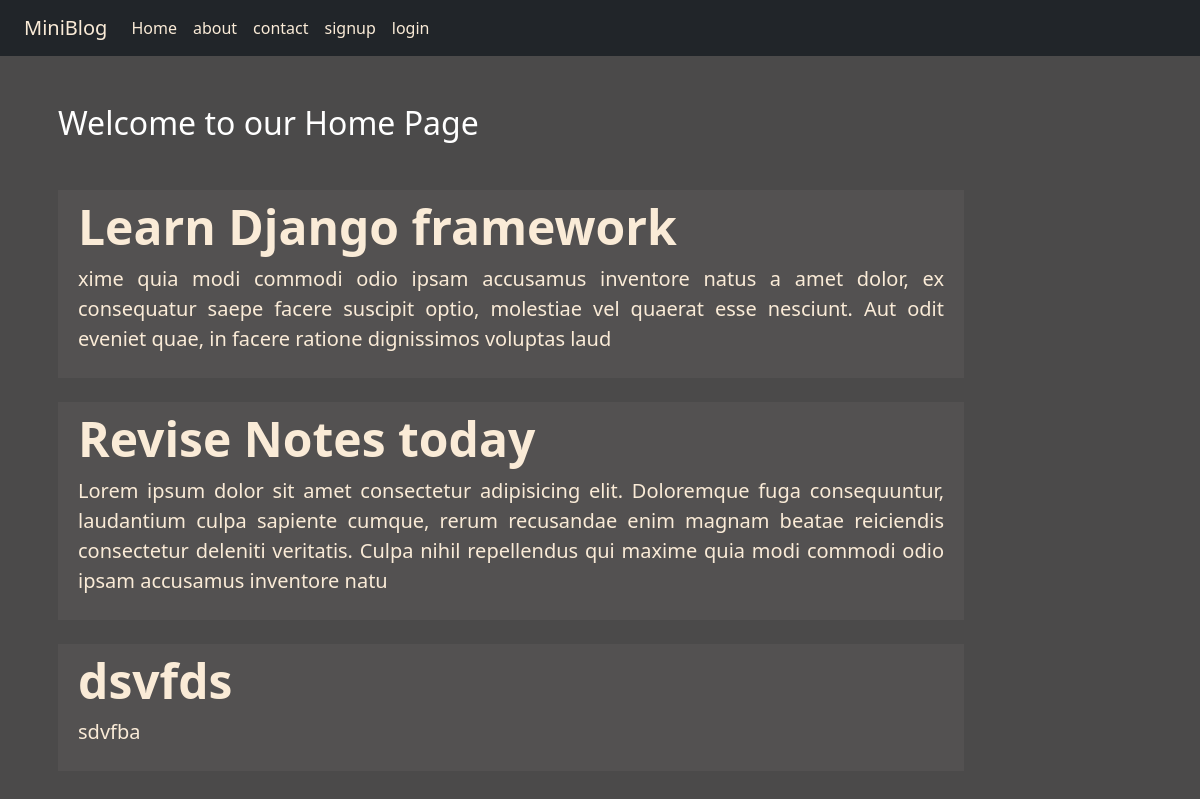
The page / on the database its author committed.
### blog/models.py (models this page shows)
class Post(models.Model):
    title=models.CharField(max_length=200)
    disc=models.CharField(max_length=300)

### blog/views.py (the view)
# urls.py: 2. Add a URL to urlpatterns:  path('', views.home, name='home')
def home(request):
    posts = Post.objects.all()
    return render(request, 'blog/home.html', {'posts': posts})

### blog/templates/blog/home.html
{% extends 'blog/base.html' %} {% load static %} {% block content %}
<div class="col-sm-10 mx-3">
  <h2 class="text-white my-5">Welcome to our Home Page</h2>
  {% for post in posts %}
  <div class="jumbotron jumbotron-fluid jumbo-color p-2">
    <div class="container">
      <h4 class="display-5 fw-bold">{{post.title}}</h4>
      <p class="lead">{{post.disc}}</p>
    </div>
  </div>
  <br />
  {% endfor %}
</div>
{% endblock content %}

### blog/static/blog/css/style.css (style rules this page uses)
body { background: rgb(75,74,74); color: antiquewhite; }
.jumbo-color { background: rgb(83,81,81); }
.lead { text-align: justify; }

### rows shown on the page
Post: title "Learn Django framework", disc "xime quia modi commodi odio ipsam accusamus inventore natus a amet dolor, ex consequatur saepe facere suscipit optio, molestiae vel quaerat esse nesciunt. Aut odit eveniet quae, in facere ratione dignissimos voluptas laud"
Post: title "Revise Notes today", disc "Lorem ipsum dolor sit amet consectetur adipisicing elit. Doloremque fuga consequuntur, laudantium culpa sapiente cumque, rerum recusandae enim magnam beatae reiciendis consectetur deleniti veritatis. Culpa nihil repellendus qui maxime quia modi commodi odio ipsam accusamus inventore natu"
Post: title "dsvfds", disc "sdvfba"
